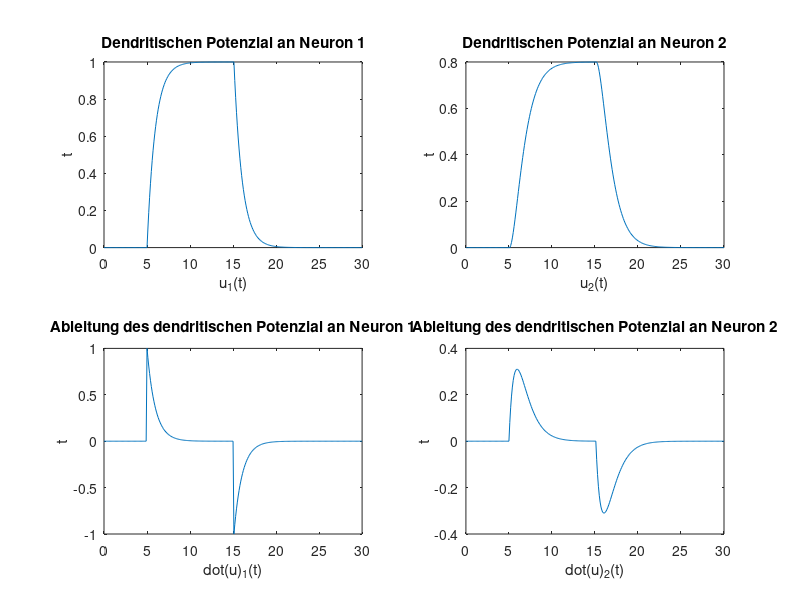

Recreate this plot in MATLAB.
%Constants
tau = 1;
deltaT = 0.1;
tEnd = 30;
weight = 0.8; %c_{12}

timestamps = 0:deltaT:tEnd;
input = zeros(length(timestamps), 1);
input(find(timestamps >= 5 & timestamps <= 15)) = 1;

% Allocate memory
derivative = zeros(1,length(timestamps));
derivative2 = zeros(1,length(timestamps));
potential = zeros(1,length(timestamps)+1);
potential2 = zeros(1,length(timestamps)+1);

% First neuron
for c = 1:length(timestamps)
    derivative(c) = (-potential(c) + input(c))/tau;
    potential(c+1) = potential(c) + deltaT * derivative(c);
end

% Second neuron
for c = 1:length(timestamps)
    derivative2(c) = (-potential2(c) + 0.8 * potential(c))/tau;
    potential2(c+1) = potential2(c) + deltaT * derivative2(c);
end

% Plots
subplot(2,2,1)
plot(timestamps, potential(1:end-1));
title("Dendritischen Potenzial an Neuron 1");
ylabel("t")
xlabel("u_1(t)")

subplot(2,2,3)
plot(timestamps, derivative);
title("Ableitung des dendritischen Potenzial an Neuron 1");
ylabel("t")
xlabel("\dot(u)_1(t)")

subplot(2,2,2)
plot(timestamps, potential2(1:end-1));
title("Dendritischen Potenzial an Neuron 2");
ylabel("t")
xlabel("u_2(t)")

subplot(2,2,4)
plot(timestamps, derivative2);
title("Ableitung des dendritischen Potenzial an Neuron 2");
ylabel("t")
xlabel("\dot(u)_2(t)")

% Save the file to include it in the pdf
%print('Plot','-depsc')
